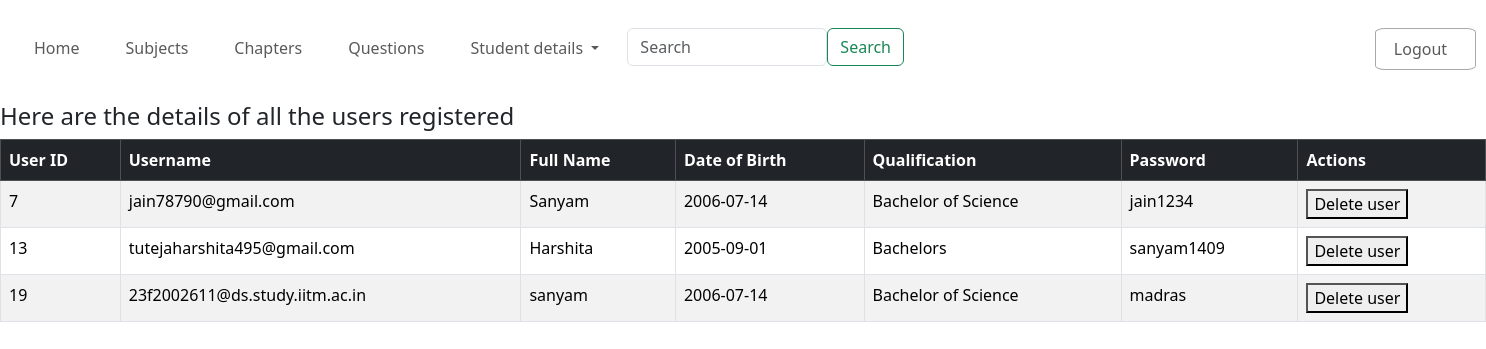
Page /student_personal_details on the committed database.
### application/models.py (models this page shows)
class User(db.Model):
    __tablename__= 'user'
    uid=db.Column(db.Integer,autoincrement=True,primary_key=True,nullable=False)
    username=db.Column(db.String,nullable=False)
    fullname=db.Column(db.String,nullable=False)
    dob=db.Column(db.String,nullable=False)
    qualification=db.Column(db.String,nullable=False)
    password=db.Column(db.String,nullable=False)

### application/controllers.py (the view)
@app.route("/student_personal_details", methods=["GET", "POST"])
def student_personal_details():
    try:
        result = db.session.execute(text("SELECT * FROM user"))
        column_names = result.keys()
        users = [dict(zip(column_names, row)) for row in result.fetchall()]
    except Exception as e:
        return f"Error: {str(e)}"
    if not users:
        return render_template("student_personal_details.html", heading="No users registered")
    else:
        return render_template("student_personal_details.html",heading="Here are the details of all the users registered",users=users)

### templates/student_personal_details.html (shortened to what this page needs)
<!DOCTYPE html>
<html lang="en">
<head>
    <link href="https://cdn.jsdelivr.net/npm/bootstrap@5.3.3/dist/css/bootstrap.min.css" rel="stylesheet">
</head>
<body>
<nav class="navbar navbar-expand-lg navbar-light ">
    <div class="collapse navbar-collapse" id="navbarSupportedContent">
      <ul class="navbar-nav mr-auto">
        <li class="nav-item active">
          <a class="nav-link" href="{{ url_for('adminhome') }}">Home </a>
        </li>
        <li class="nav-item">
          <a class="nav-link" href="{{ url_for('subjects') }}">Subjects</a>
        </li>
        <li class="nav-item">
          <a class="nav-link" href="{{ url_for('chapters') }}">Chapters</a>
        </li>
        <li class="nav-item">
          <a class="nav-link" href="{{ url_for('questions') }}">Questions</a>
        </li>
        <li class="nav-item dropdown">
          <a class="nav-link dropdown-toggle" href="" id="navbarDropdown" role="button" data-bs-toggle="dropdown" aria-haspopup="true" aria-expanded="false">
            Student details
          </a>
        </li>
        <form class="form-inline my-2 my-lg-0" method="POST"><div class="nav123">
          <input class="form-control mr-sm-2 cl2" type="search" placeholder="Search" aria-label="Search" name="search">
          <button class="btn btn-outline-success my-2 my-sm-0" type="submit">Search</button></div>
        </form>
        <li class="nav-item cl1">
          <a class="nav-link" href="{{ url_for('logout') }}">Logout</a>
        </li> </ul>
    </div>
  </nav>
  <br> <h4> {{heading}} </h4>
  {% if users %}
        <table class="table table-bordered table-striped">
            <thead class="table-dark">
                <tr >
                    <th>User ID</th>
                    <th>Username</th>
                    <th>Full Name</th>
                    <th>Date of Birth</th>
                    <th>Qualification</th>
                    <th>Password</th>
                    <th>Actions</th>
                </tr>
            </thead>
            <tbody>
                {% for user in users %}
                    <tr>
                        <td>{{ user.uid }}</td>
                        <td>{{ user.username }}</td>
                        <td>{{ user.fullname }}</td>
                        <td>{{ user.dob }}</td>
                        <td>{{ user.qualification }}</td>
                        <td>{{ user.password }}</td>
                        <td><a href="{{url_for('delete_user',userid=user.uid)}}"><button> Delete user</button></a></td>
                    </tr>
                {% endfor %}
            </tbody>
        </table>
    {% else %}
        <p>No users found.</p>
    {% endif %}
</body>
</html>

### templates/student_personal_details.html (style rules this page uses)
nav { width:100%; }
.nav123 { display: flex; flex-direction: row; }
.navbar { margin-top: 20px; }
.nav-item { padding-left: 10px; padding-right: 20px; }
.cl1 { margin-left: 45%; border: rgb(169, 169, 169) 1px solid; border-radius: 10%; }
.cl2 { min-width: 200px; }

### rows in the picture
User: uid "7", username "jain78790@gmail.com", fullname "Sanyam", dob "2006-07-14", qualification "Bachelor of Science", password "jain1234"
User: uid "13", username "tutejaharshita495@gmail.com", fullname "Harshita", dob "2005-09-01", qualification "Bachelors", password "sanyam1409"
User: uid "19", username "23f2002611@ds.study.iitm.ac.in", fullname "sanyam", dob "2006-07-14", qualification "Bachelor of Science", password "madras"

### other values in the picture
{{ heading }} "Here are the details of all the users registered"
